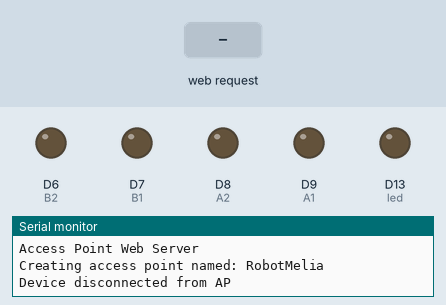
The sketch below on a simulated Arduino Nano RP2040 Connect. On the bench: output pins drawn as LEDs (lit = HIGH), the last lines printed to the serial monitor. The inputs (shaded band) are chosen by the test bench.

Above: at 11.2 s.
11.3 s: HTTP request GET /A received
At 11.6 s:
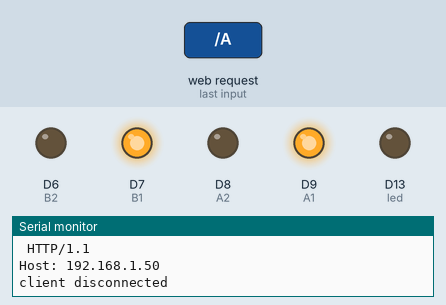
12.8 s: HTTP request GET /R received
At 13.9 s:
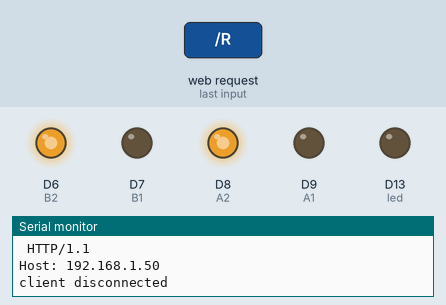
14.3 s: HTTP request GET /D received
At 15.1 s:
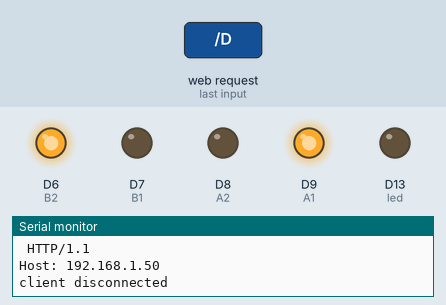
15.8 s: HTTP request GET /G received
At 16.2 s:
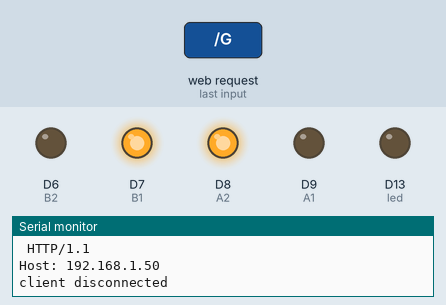
Timing chart, 0 to 18.3 s (numbered marks = the images above; inputs shaded):
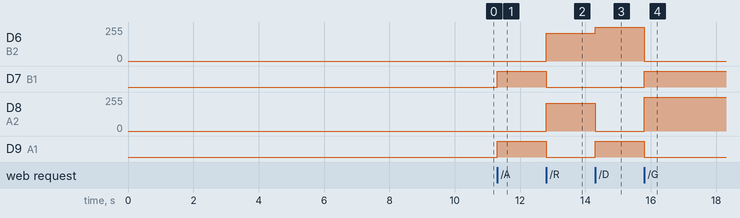

Measured:
- after the input at 11.3 s, D7 (B1), D9 (A1): LOW → HIGH at once
- after the input at 12.8 s, D6 (B2), D8 (A2): 0/255 → 210/255 at once; D7 (B1), D9 (A1): HIGH → LOW at once
- after the input at 14.3 s, D6 (B2): 210/255 → 255/255 at once; D8 (A2): 210/255 → 0/255 at once; D9 (A1): LOW → HIGH at once
- after the input at 15.8 s, D6 (B2): 255/255 → 0/255 at once; D7 (B1): LOW → HIGH at once; D8 (A2): 0/255 → 255/255 at once; D9 (A1): HIGH → LOW at once

The sketch:

robot_joystick.ino
```cpp
/*

  Créé à partir de : "  Commande REGO (Robot de téléprésence)
  by Franck DE WIT <http://www.lelabtechno.com>
  Twitter : @fdw34
  Programme pour Arduino nano RP2040 Connect
  27/08/2021"

  Rémy Martinez - Pole Mélia Cahier Vert - Mines ParisTech 2022
*/
///////////////////////////////////////////////////////////////////////////////////////////////////Partie Wifi
#include <SPI.h>
#include <WiFiNINA.h> //Library for wifi communication
#include "arduino_secrets.h" //Contains SSID and Password
#include "web_interface_joystick.h" //Le code correspondant au site internet
#include <Wire.h>

///////please enter your sensitive data in the Secret tab/arduino_secrets.h
char ssid[] = SECRET_SSID;        // your network SSID (name)
char pass[] = SECRET_PASS;    // your network password (use for WPA, or use as key for WEP)
String html = HTML_CODE;
int keyIndex = 0;                // your network key index number (needed only for WEP)

int led =  LED_BUILTIN;
int status = WL_IDLE_STATUS;
WiFiServer server(80);

///////////////////////////////////////////////////////////////////////////////////////////////////Partie Robot

#define A1 9  // Motor A pins
#define A2 8
#define B1 7 // Motor B pins
#define B2 6


void Avant();
void Recule();
void Gauche();
void Droite();
void stopMotor();

void setup() {
  ////////////////////////////////////////////////////////////////Partie Wifi
  //Initialize serial and wait for port to open:
  Serial.begin(9600);

  Serial.println("Access Point Web Server");

  pinMode(led, OUTPUT);      // set the LED pin mode

  // check for the WiFi module:
  if (WiFi.status() == WL_NO_MODULE) {
    Serial.println("Communication with WiFi module failed!");
    // don't continue
    while (true);
  }

  String fv = WiFi.firmwareVersion();
  if (fv < WIFI_FIRMWARE_LATEST_VERSION) {
    Serial.println("Please upgrade the firmware");
  }

  // by default the local IP address will be 192.168.4.1
  // you can override it with the fol0ing:
  WiFi.config(IPAddress(192, 168, 2, 2));

  // print the network name (SSID);
  Serial.print("Creating access point named: ");
  Serial.println(ssid);

  // Create open network. Change this line if you want to create an WEP network:
  status = WiFi.beginAP(ssid, pass);
  if (status != WL_AP_LISTENING) {
    Serial.println("Creating access point failed");
    // don't continue
    while (true);
  }
  {
    // wait 10 seconds for connection:
    delay(10000);

    // start the web server on port 80
    server.begin();

    // you're connected now, so print out the status
    void printWiFiStatus();
  }
  ///////////////////////////////////////////////////////////////////////Partie Robot
  {
  pinMode(A1, OUTPUT);
  pinMode(A2, OUTPUT);
  pinMode(B1, OUTPUT);
  pinMode(B2, OUTPUT);

  analogWrite(A1, 0);
  analogWrite(A2, 0);
  analogWrite(B1, 0);
  analogWrite(B2, 0);
  }
}


void loop() {
  ///////////////////////////////////////////////////////////////////////////////////////////Partie Wifi
  // compare the previous status to the current status
  if (status != WiFi.status()) {
    // it has changed update the variable
    status = WiFi.status();

    if (status == WL_AP_CONNECTED) {
      // a device has connected to the AP
      Serial.println("Device connected to AP");
    } else {
      // a device has disconnected from the AP, and we are back in listening mode
      Serial.println("Device disconnected from AP");
    }
  }

  WiFiClient client = server.available();   // listen for incoming clients

  if (client) {                             // if you get a client,
    Serial.println("new client");           // print a message out the serial port
    String currentLine = "";                // make a String to hold incoming data from the client
    while (client.connected()) {            // loop while the client's connected
      delayMicroseconds(30);                // This is required for the Arduino Nano RP2040 Connect - otherwise it will loop so fast that SPI will never be served.
      if (client.available()) {             // if there's bytes to read from the client,
        char c = client.read();             // read a byte, then
        Serial.write(c);                    // print it out the serial monitor
        if (c == '\n') {                    // if the byte is a newline character

          // if the current line is blank, you got two newline characters in a row.
          // that's the end of the client HTTP request, so send a response:
          if (currentLine.length() == 0) {
            // HTTP headers always start with a response code (e.g. HTTP/1.1 200 OK)
            // and a content-type so the client knows what's coming, then a blank line:
            client.println("HTTP/1.1 200 OK");
            client.println("Content-type:text/html");
            client.println();

            // the content of the HTTP response follows the header:
            int len = html.length()/1000;
            for(int i =0;i<=len;i++){
              String bloc = html.substring(1000*i,1000*(i+1)); // Limite de taille de ce qu'on peut envoyer donc on découpe en blocs de 1000 caracteres
              client.print(bloc);
            }


            // The HTTP response ends with another blank line:
            client.println();
            // break out of the while loop:
            break;
          }
          else {      // if you got a newline, then clear currentLine:
            currentLine = "";
          }
        }
        else if (c != '\r') {    // if you got anything else but a carriage return character,
          currentLine += c;      // add it to the end of the currentLine
        }

        // Check to see if the client request was "GET /A" or R or D or G or S:
        if (currentLine.endsWith("GET /A")) {
          Avant();               // GET /A Avance
        }
        if (currentLine.endsWith("GET /R")) {
          Recule();                // GET /R Recule
        }
        if (currentLine.endsWith("GET /D")) {
          Droite();                // GET /D Droite
        }


        if (currentLine.endsWith("GET /G")) {
          Gauche();                // GET /G Gauche
        }


        if (currentLine.endsWith("GET /S")) {
          stopMotor();                // GET /S Stop
        }
      }
    }

    // close the connection:
    client.stop();
    Serial.println("client disconnected");
  }
}


///////////////////////////////////////////////////////////////////////////////////////////////////////////Partie Wifi
void printWiFiStatus() {
  // print the SSID of the network you're attached to:
  Serial.print("SSID: ");
  Serial.println(WiFi.SSID());

  // print your WiFi shield's IP address:
  IPAddress ip = WiFi.localIP();
  Serial.print("IP Address: ");
  Serial.println(ip);

  // print where to go in a browser:
  Serial.print("To see this page in action, open a browser to http://");
  Serial.println(ip);

}

////////////////////////////////////////////////////////////////////////////////////////////////////Partie Robot
void Gauche()
{ // Function tourne à gauche
  Serial.println("Gauche");
  analogWrite(A1, 0);
  analogWrite(A2, 255);
  analogWrite(B1, 255);
  analogWrite(B2, 0);
}

void Droite()
{ // Function tourne à droite
  Serial.println("Droite");
    analogWrite(A1, 255);
  analogWrite(A2, 0);
  analogWrite(B1, 0);
  analogWrite(B2, 255);
}

void Avant()
{ // Function Avance
  Serial.println("Avance");
    analogWrite(A1, 255);
  analogWrite(A2, 0);
  analogWrite(B1, 255);
  analogWrite(B2, 0);
}

void Recule()                              // Function Recule
{
  Serial.println("Recule");
    analogWrite(A1, 0);
  analogWrite(A2, 210);
  analogWrite(B1, 0);
  analogWrite(B2, 210);
}

void stopMotor()                         // Function to stop
{
  Serial.println("Arret des moteurs");
    analogWrite(A1, 0);
  analogWrite(A2, 0);
  analogWrite(B1, 0);
  analogWrite(B2, 0);
}
```

arduino_secrets.h
```cpp
// Both SSID and password must be 8 characters or longer
#define SECRET_SSID "RobotMelia"
#define SECRET_PASS "C4hierV3rt"
```

web_interface_joystick.h
```cpp
#define HTML_CODE "<!DOCTYPE html>\n"\
"<html>\n"\
"<head>\n"\
"    <title>\n"\
"        Mousebot\n"\
"    </title>\n"\
"    <meta name=\"viewport\" content=\"user-scalable=no\">\n"\
"</head>\n"\
"<body  style=\"position: fixed; font-family: 'Gill Sans', 'Gill Sans MT', Calibri, 'Trebuchet MS', sans-serif ;\n"\
"color:rgb(128, 128, 128);\n"\
"font-size: xx-large;\">\n"\
"    <h1 style=\"text-align:center\">\n"\
"        MOUSEBOT </h1>\n"\
"    <p style=\"text-align: center;\">\n"\
"        X: <span id=\"x_coordinate\"> </span>\n"\
"        Y: <span id=\"y_coordinate\"> </span>\n"\
"        Speed: <span id=\"speed\"> </span> %\n"\
"        Angle: <span id=\"angle\"> </span>\n"\
"    </p>\n"\
"    <canvas id=\"canvas\" name=\"game\"></canvas>\n"\
"    <script>\n"\
"        var connection = new WebSocket('ws://' + \"192.168.4.1\" + ':81/', ['arduino']);\n"\
"        connection.onopen = function () {\n"\
"            connection.send('Connect ' + new Date());\n"\
"        };\n"\
"        connection.onerror = function (error) {\n"\
"            console.log('WebSocket Error ', error);\n"\
"            alert('WebSocket Error ', error);\n"\
"        };\n"\
"        connection.onmessage = function (e) {\n"\
"            console.log('Server: ', e.data);\n"\
"        };\n"\
"        function send(x,y,speed,angle){\n"\
"            var data = {\"x\":x,\"y\":y,\"speed\":speed,\"angle\":angle};\n"\
"            data = JSON.stringify(data);\n"\
"            console.log(data);\n"\
"            connection.send(data);\n"\
"        }\n"\
"    </script>\n"\
"    <script>\n"\
"        var canvas, ctx;\n"\
"        window.addEventListener('load', () => {\n"\
"            canvas = document.getElementById('canvas');\n"\
"            ctx = canvas.getContext('2d');          \n"\
"            resize(); \n"\
"            document.addEventListener('mousedown', startDrawing);\n"\
"            document.addEventListener('mouseup', stopDrawing);\n"\
"            document.addEventListener('mousemove', Draw);\n"\
"            document.addEventListener('touchstart', startDrawing);\n"\
"            document.addEventListener('touchend', stopDrawing);\n"\
"            document.addEventListener('touchcancel', stopDrawing);\n"\
"            document.addEventListener('touchmove', Draw);\n"\
"            window.addEventListener('resize', resize);\n"\
"            document.getElementById(\"x_coordinate\").innerText = 0;\n"\
"            document.getElementById(\"y_coordinate\").innerText = 0;\n"\
"            document.getElementById(\"speed\").innerText = 0;\n"\
"            document.getElementById(\"angle\").innerText = 0;\n"\
"        });\n"\
"      \n"\
"        var width, height, radius, x_orig, y_orig;\n"\
"        function resize() {\n"\
"            width = window.innerWidth;\n"\
"            radius = 200;\n"\
"            height = radius * 6.5;\n"\
"            ctx.canvas.width = width;\n"\
"            ctx.canvas.height = height;\n"\
"            background();\n"\
"            joystick(width / 2, height / 3);\n"\
"        }\n"\
"        function background() {\n"\
"            x_orig = width / 2;\n"\
"            y_orig = height / 3;\n"\
"            ctx.beginPath();\n"\
"            ctx.arc(x_orig, y_orig, radius + 20, 0, Math.PI * 2, true);\n"\
"            ctx.fillStyle = '#ECE5E5';\n"\
"            ctx.fill();\n"\
"        }\n"\
"        function joystick(width, height) {\n"\
"            ctx.beginPath();\n"\
"            ctx.arc(width, height, radius, 0, Math.PI * 2, true);\n"\
"            ctx.fillStyle = '#F08080';\n"\
"            ctx.fill();\n"\
"            ctx.strokeStyle = '#F6ABAB';\n"\
"            ctx.lineWidth = 8;\n"\
"            ctx.stroke();\n"\
"        }\n"\
"        let coord = { x: 0, y: 0 };\n"\
"        let paint = false;\n"\
"        function getPosition(event) {\n"\
"            var mouse_x = event.clientX || event.touches[0].clientX;\n"\
"            var mouse_y = event.clientY || event.touches[0].clientY;\n"\
"            coord.x = mouse_x - canvas.offsetLeft;\n"\
"            coord.y = mouse_y - canvas.offsetTop;\n"\
"        }\n"\
"        function is_it_in_the_circle() {\n"\
"            var current_radius = Math.sqrt(Math.pow(coord.x - x_orig, 2) + Math.pow(coord.y - y_orig, 2));\n"\
"            if (radius >= current_radius) return true\n"\
"            else return false\n"\
"        }\n"\
"        function startDrawing(event) {\n"\
"            paint = true;\n"\
"            getPosition(event);\n"\
"            if (is_it_in_the_circle()) {\n"\
"                ctx.clearRect(0, 0, canvas.width, canvas.height);\n"\
"                background();\n"\
"                joystick(coord.x, coord.y);\n"\
"                Draw();\n"\
"            }\n"\
"        }\n"\
"        function stopDrawing() {\n"\
"            paint = false;\n"\
"            ctx.clearRect(0, 0, canvas.width, canvas.height);\n"\
"            background();\n"\
"            joystick(width / 2, height / 3);\n"\
"            document.getElementById(\"x_coordinate\").innerText = 0;\n"\
"            document.getElementById(\"y_coordinate\").innerText = 0;\n"\
"            document.getElementById(\"speed\").innerText = 0;\n"\
"            document.getElementById(\"angle\").innerText = 0;\n"\
"        }\n"\
"        function Draw(event) {\n"\
"            if (paint) {\n"\
"                ctx.clearRect(0, 0, canvas.width, canvas.height);\n"\
"                background();\n"\
"                var angle_in_degrees,x, y, speed;\n"\
"                var angle = Math.atan2((coord.y - y_orig), (coord.x - x_orig));\n"\
"                if (Math.sign(angle) == -1) {\n"\
"                    angle_in_degrees = Math.round(-angle * 180 / Math.PI);\n"\
"                }\n"\
"                else {\n"\
"                    angle_in_degrees =Math.round( 360 - angle * 180 / Math.PI);\n"\
"                }\n"\
"                if (is_it_in_the_circle()) {\n"\
"                    joystick(coord.x, coord.y);\n"\
"                    x = coord.x;\n"\
"                    y = coord.y;\n"\
"                }\n"\
"                else {\n"\
"                    x = radius * Math.cos(angle) + x_orig;\n"\
"                    y = radius * Math.sin(angle) + y_orig;\n"\
"                    joystick(x, y);\n"\
"                }\n"\
"            \n"\
"                getPosition(event);\n"\
"                var speed =  Math.round(100 * Math.sqrt(Math.pow(x - x_orig, 2) + Math.pow(y - y_orig, 2)) / radius);\n"\
"                var x_relative = Math.round(x - x_orig);\n"\
"                var y_relative = Math.round(y - y_orig);\n"\
"                \n"\
"                document.getElementById(\"x_coordinate\").innerText =  x_relative;\n"\
"                document.getElementById(\"y_coordinate\").innerText =y_relative ;\n"\
"                document.getElementById(\"speed\").innerText = speed;\n"\
"                document.getElementById(\"angle\").innerText = angle_in_degrees;\n"\
"                send( x_relative,y_relative,speed,angle_in_degrees);\n"\
"            }\n"\
"        } \n"\
"    </script>\n"\
"</body>\n"\
"</html>"
```
